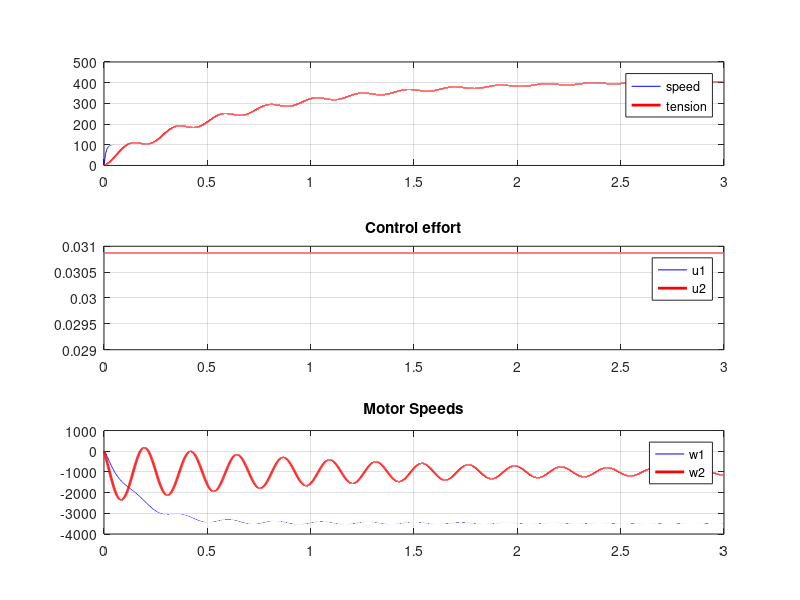

This figure's MATLAB source:
clear;
load('result_data.mat')
y1 = y(:,1);
y2 = y(:,2);
u1 = u(:,1);
u2 = u(:,2);

w1 = x(:,2);
w2 = x(:,4);

figure(10)
subplot(311)
plot(time,y1,'b',time,y2,'r', 'LineWidth',2)
grid
legend('speed', 'tension');
subplot(312)
plot(time,u1,'b', time, u2, 'r', 'LineWidth',2)
%axis([0 Tsim -11 11])
title('Control effort')
legend('u1', 'u2');
grid

subplot(313)
plot(time,w1,'b', time, w2, 'r', 'LineWidth',2)
%axis([0 Tsim -11 11])
title('Motor Speeds')
legend('w1', 'w2');
grid
